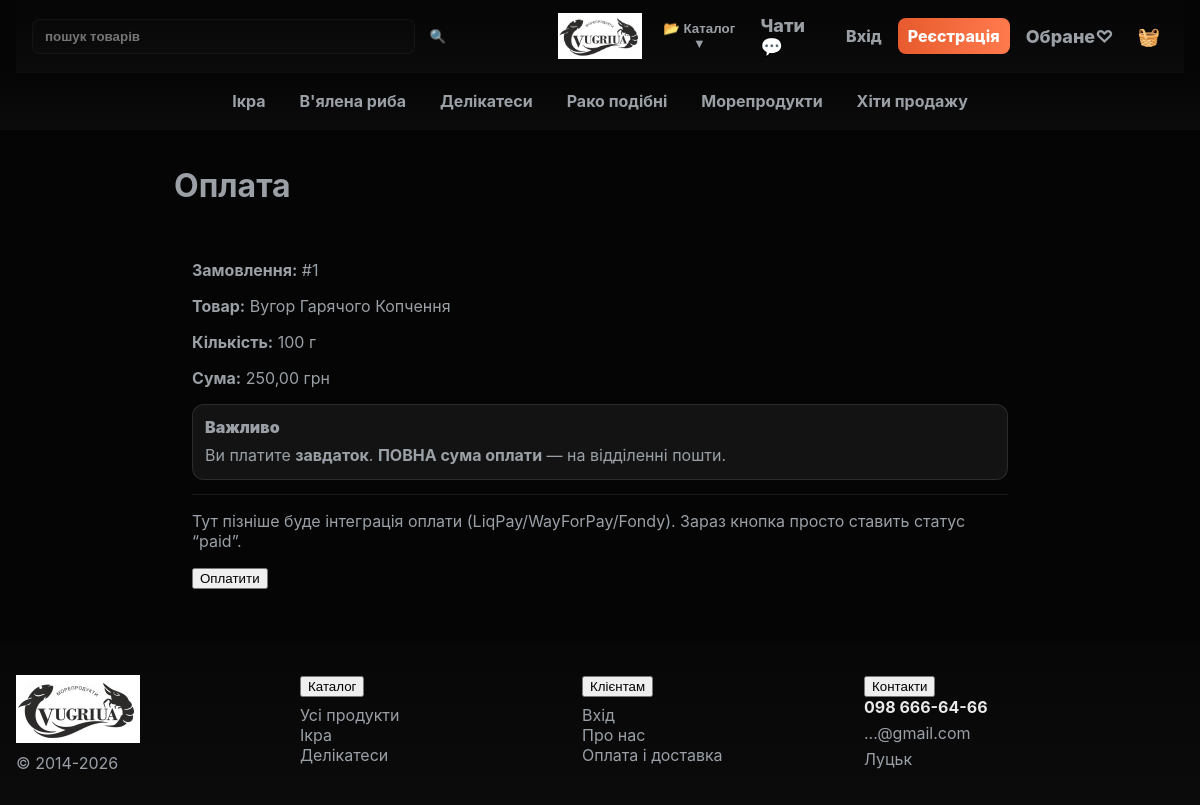
/payment/1/, run on the app's committed database.
### seafood/models.py (models this page shows, shortened)
class Order(models.Model):
    product = models.ForeignKey(SeafoodProduct, on_delete=models.CASCADE, null=True, blank=True)
    user = models.ForeignKey(settings.AUTH_USER_MODEL, null=True, blank=True, on_delete=models.SET_NULL)
    full_name = models.CharField(max_length=200)
    phone = models.CharField(max_length=32)
    region = models.CharField(max_length=100, blank=True)
    city = models.CharField(max_length=100, blank=True)
    postal = models.CharField(max_length=50, blank=True)
    branch = models.CharField(max_length=150, blank=True)
    quantity_g = models.PositiveIntegerField(default=100)
    total_price = models.DecimalField(max_digits=12, decimal_places=2, default=Decimal('0.00'))
    status = models.CharField(max_length=30, default='created')
    PAYMENT_METHOD_CHOICES = (
        ('card', 'Оплата на картку'),
        ('cash', 'Готівкою (самовивіз)'),
    )
    PAYMENT_STATUS_CHOICES = (
        ('not_paid', 'Не оплачено'),
        ('processing', 'В процесі'),
        ('paid', 'Оплачено'),
    )
    payment_method = models.CharField(max_length=20, choices=PAYMENT_METHOD_CHOICES, null=True, blank=True)
    payment_status = models.CharField(max_length=20, choices=PAYMENT_STATUS_CHOICES, default='not_paid')
    payment_confirmed_by = models.ForeignKey(
        settings.AUTH_USER_MODEL, null=True, blank=True, on_delete=models.SET_NULL, related_name='confirmed_payments'
    )
    payment_confirmed_at = models.DateTimeField(null=True, blank=True)
    created_at = models.DateTimeField(default=timezone.now)
    class Meta:
        ordering = ['-created_at']
        verbose_name = 'Замовлення'
        verbose_name_plural = 'Замовлення'

class SeafoodProduct(models.Model):
    name = models.CharField(max_length=200)
    description = models.TextField(blank=True)
    price_per_100g = models.DecimalField(max_digits=10, decimal_places=2, null=True, blank=True)
    image = models.ImageField(upload_to='products/', blank=True, null=True)
    created_at = models.DateTimeField(default=timezone.now)
    youtube_url = models.URLField(blank=True, null=True)
    category = models.ForeignKey(
        'Category',
        null=True,
        blank=True,
        on_delete=models.SET_NULL,
        related_name='legacy_products'
    )
    categories = models.ManyToManyField('Category', blank=True, related_name='products')
    in_stock = models.BooleanField(
        default=True,
        help_text="True — в наявності; False — немає в наявності"
    )
    package_size_grams = models.PositiveIntegerField(
        null=True,
        blank=True,
        help_text="Якщо встановлено, товар продається упаковками цього розміру (в грамах), наприклад 500"
    )
    sold_in_units = models.BooleanField(
        default=False,
        help_text="Позначте, якщо товар продається в одиницях (шт/банка) замість грами/пакету"
    )
    price_per_unit = models.DecimalField(
        max_digits=10, decimal_places=2, null=True, blank=True,
        help_text="Ціна за 1 одиницю (вказуйте, якщо sold_in_units=True)"
    )
    unit_label = models.CharField(
        max_length=30, default='шт', blank=True,
        help_text="Напис у шаблоні для одиниці (наприклад 'шт', 'банка')"
    )
    class Meta:
        verbose_name = "Продукт"
        verbose_name_plural = "Продукти"
        ordering = ['name']

### seafood/views.py (the view)
# urls.py: path('payment/<int:order_id>/', seafood_views.payment, name='payment'),
def payment(request, order_id):
    order = get_object_or_404(Order, id=order_id)
    if request.method == 'POST':
        order.status = 'paid'
        order.save()
        return render(request, 'payment_done.html', {'order': order})
    return render(request, 'payment.html', {'order': order})

### templates/payment.html (shortened to what this page needs)
{% extends 'base.html' %}
{% block content %}
  <main style="max-width:900px;margin:36px auto;padding:0 24px;color:var(--muted)">
    <h1 style="color:var(--white)">Оплата</h1>
    <div style="background:var(--card);padding:18px;border-radius:12px;color:var(--white)">
      <p><strong>Замовлення:</strong> #{{ order.id }}</p>
      <p><strong>Товар:</strong> {{ order.product.name }}</p>
      <p><strong>Кількість:</strong> {{ order.quantity_g }} г</p>
      <p><strong>Сума:</strong> {{ order.total_price }} грн</p>
      <div style="margin-top:14px;padding:12px;border-radius:12px;background:rgba(255,255,255,0.06);border:1px solid rgba(255,255,255,0.10)">
        <div style="color:var(--white);font-weight:900;margin-bottom:6px">Важливо</div>
        <div style="color:var(--muted);line-height:1.5">
          Ви платите <strong style="color:var(--white)">завдаток</strong>.
          <strong style="color:var(--white)">ПОВНА сума оплати</strong> — на відділенні пошти.
        </div>
      </div>
      <hr style="border:none;border-top:1px solid rgba(255,255,255,0.08);margin:14px 0">
      <p style="color:var(--muted)">
        Тут пізніше буде інтеграція оплати (LiqPay/WayForPay/Fondy).
        Зараз кнопка просто ставить статус “paid”.
      </p>
      <form method="post">
        <button type="submit" class="btn btn-primary">Оплатити</button>
      </form>
    </div>
  </main>
{% endblock %}

### templates/base.html (style rules this page uses)
:root { --bg: #050505; --panel: rgba(255,255,255,0.02); --muted: #9aa0a6; --fg: #eaeaea; --accent: #e75b2e; --accent-2: #ff7a4d; --max-w: 1200px; --header-h: 72px; --gutter: 16px; --radius: 10px; }
*,*::before,*::after { box-sizing: border-box; }
html,body { height:100%; margin:0; overflow-x:hidden; }
body { font-family: Inter, Roboto, Arial, sans-serif; background: var(--bg); color: var(--muted); -webkit-font-smoothing:antialiased; }

### data on the page
Order: id "1", product.name "Вугор Гарячого Копчення", quantity_g "100", total_price "250,00"
